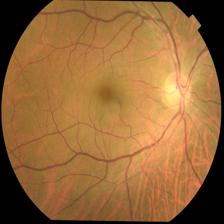
#> input picture EXP-10/dataset/test/normal/Healthy1.jpg, 224 x 224 px
$ python train_model.py   (older library calls are emulated)
#> lines starting #> are read from the running program, lines starting #| are printed output that depends on the picture
### EXP-10/backend/routes/ml/preprocessing.py

import cv2
import numpy as np
from pathlib import Path


def preprocess_image(
    image_path,
    target_size=(224, 224),
    return_stages=False
):
    """
    Preprocess a retinal fundus image.

    Default return:
        RGB float32 image with shape (height, width, 3)
        and pixel values in the [0, 1] range.

    If return_stages=True:
        Returns (normalized_image, stages).
    """

    image_path = Path(image_path)

    if not image_path.is_file():
        raise FileNotFoundError(
            f"Image file not found: {image_path}"
        )

    if (
        not isinstance(target_size, (tuple, list))
        or len(target_size) != 2
    ):
        raise ValueError(
            "target_size must be (width, height)."
        )

    width, height = map(int, target_size)

    if width <= 0 or height <= 0:
        raise ValueError(
            "Image width and height must be positive."
        )

    # Read image
    original_bgr = cv2.imread(
        str(image_path),
        cv2.IMREAD_COLOR
    )

    if original_bgr is None:
        raise ValueError(
            f"Unable to read image: {image_path}"
        )

    # Convert BGR to RGB
    original_rgb = cv2.cvtColor(
        original_bgr,
        cv2.COLOR_BGR2RGB
    )

    # Resize image
    resized_image = cv2.resize(
        original_rgb,
        (width, height),
        interpolation=cv2.INTER_AREA
    )

    # Gaussian blur
    blurred_image = cv2.GaussianBlur(
        resized_image,
        (5, 5),
        0
    )

    # Convert RGB to LAB
    lab_image = cv2.cvtColor(
        blurred_image,
        cv2.COLOR_RGB2LAB
    )

    l_channel, a_channel, b_channel = cv2.split(
        lab_image
    )

    # CLAHE enhancement
    clahe = cv2.createCLAHE(
        clipLimit=2.0,
        tileGridSize=(8, 8)
    )

    enhanced_l = clahe.apply(l_channel)

    enhanced_lab = cv2.merge(
        (enhanced_l, a_channel, b_channel)
    )

    enhanced_rgb = cv2.cvtColor(
        enhanced_lab,
        cv2.COLOR_LAB2RGB
    )

    # Correct format for feature_extraction.py:
    # RGB float32, normalized to [0, 1].
    normalized_image = np.ascontiguousarray(
        enhanced_rgb.astype(np.float32) / 255.0
    )

    if not return_stages:
        return normalized_image

    stages = {
        "original": original_rgb,
        "rgb_conversion": original_rgb,
        "resized": resized_image,
        "gaussian_blur": blurred_image,
        "clahe_enhancement": enhanced_rgb,
        "normalized": normalized_image,
    }

    return normalized_image, stages

### EXP-10/backend/ml/feature_extraction.py

import cv2
import numpy as np


def extract_features(img):
    # Input: normalized RGB image, shape (224, 224, 3)
    if img.shape != (224, 224, 3):
        raise ValueError(
            "Expected RGB image with shape (224, 224, 3)"
        )

    rgb = np.clip(img * 255, 0, 255).astype(np.uint8)

    # 1. Color histograms: 32 bins x 3 channels = 96 features
    color_features = []

    for channel in range(3):
        hist = cv2.calcHist(
            [img.astype(np.float32)],
            [channel],
            None,
            [32],
            [0, 1]
        ).flatten()

        hist = hist / (hist.sum() + 1e-8)
        color_features.extend(hist)

    # Convert to grayscale
    gray = cv2.cvtColor(rgb, cv2.COLOR_RGB2GRAY)

    # Sobel gradients
    gx = cv2.Sobel(
        gray, cv2.CV_32F, 1, 0, ksize=3
    )
    gy = cv2.Sobel(
        gray, cv2.CV_32F, 0, 1, ksize=3
    )

    magnitude = np.sqrt(gx ** 2 + gy ** 2)

    # 2. Gradient magnitude histogram: 14 features
    mag_hist, _ = np.histogram(
        magnitude,
        bins=14,
        range=(0, 1443)
    )
    mag_hist = mag_hist.astype(np.float32)
    mag_hist /= mag_hist.sum() + 1e-8

    # 3. Gradient orientation histogram: 16 features
    angle = (
        np.degrees(np.arctan2(gy, gx)) + 360
    ) % 360

    angle_hist, _ = np.histogram(
        angle,
        bins=16,
        range=(0, 360)
    )
    angle_hist = angle_hist.astype(np.float32)
    angle_hist /= angle_hist.sum() + 1e-8

    # 4. Edge energy statistics: 2 features
    edge_mean = float(np.mean(magnitude)) / 1443.0
    edge_std = float(np.std(magnitude)) / 1443.0

    features = np.concatenate([
        np.asarray(color_features, dtype=np.float32),
        mag_hist,
        angle_hist,
        np.array([edge_mean, edge_std], dtype=np.float32)
    ])

    assert features.shape == (128,)
    return features

### EXP-10/training/train_model.py

from pathlib import Path
import sys
import time

import joblib
import numpy as np
from sklearn.neural_network import MLPClassifier
from sklearn.metrics import accuracy_score, classification_report

# Project root
ROOT = Path(__file__).resolve().parents[1]
sys.path.insert(0, str(ROOT))

from backend.ml.preprocessing import preprocess_image
from backend.ml.feature_extraction import extract_features

DATASET_DIR = ROOT / "dataset"
MODEL_DIR = ROOT / "backend" / "models"
MODEL_PATH = MODEL_DIR / "glaucoma_model.pkl"

CLASSES = ["Normal", "Glaucoma"]
EXTENSIONS = {".jpg", ".jpeg", ".png", ".bmp", ".tif", ".tiff"}


def load_dataset(split):
    features = []
    labels = []

    for label, class_name in enumerate(CLASSES):
        folder = DATASET_DIR / split / class_name

        if not folder.exists():
            raise FileNotFoundError(
                f"Dataset folder missing: {folder}"
            )

        files = sorted(
            p for p in folder.iterdir()
            if p.is_file() and p.suffix.lower() in EXTENSIONS
        )

        print(f"{split}/{class_name}: {len(files)} images")

        for index, image_path in enumerate(files, start=1):
            try:
                img = preprocess_image(image_path)
                vector = extract_features(img)

                features.append(vector)
                labels.append(label)

            except Exception as exc:
                print(f"Skipping {image_path.name}: {exc}")

            if index % 200 == 0:
                print(f"  Processed {index}/{len(files)}")

    if not features:
        raise RuntimeError(f"No valid images loaded from {split}")

    X = np.asarray(features, dtype=np.float32)
    y = np.asarray(labels, dtype=np.int64)

    print(f"{split} feature matrix: {X.shape}")
    return X, y


def main():
    start = time.time()

    print("\nLoading training data...")
    X_train, y_train = load_dataset("train")
#> in preprocess_image, original_bgr is the input picture: shape (224, 224, 3); mean B, G, R 57.7, 104.5, 150.3
#> in preprocess_image, `lab_image = cv2.cvtColor( blurred_image, cv2.COLOR_RGB2LAB )`: lab_image: shape (224, 224, 3); mean of channels 0, 1, 2 121.1, 140.9, 160.3
#> in preprocess_image, `l_channel, a_channel, b_channel = cv2.split( lab_image )`:
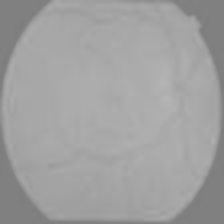
#> b_channel: shape (224, 224); min 124, max 181, mean 160.3
#> in preprocess_image, `enhanced_l = clahe.apply(l_channel)`:
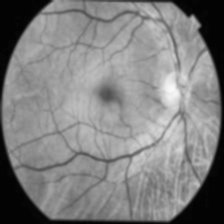
#> enhanced_l: shape (224, 224); min 1, max 251, mean 128.3
#> in preprocess_image, `enhanced_lab = cv2.merge( (enhanced_l, a_channel, b_channel) )`: enhanced_lab: shape (224, 224, 3); mean of channels 0, 1, 2 128.3, 140.9, 160.3
#> in preprocess_image, `enhanced_rgb = cv2.cvtColor( enhanced_lab, cv2.COLOR_LAB2RGB )`:
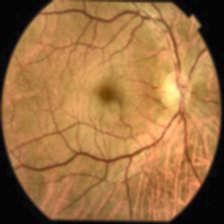
#> enhanced_rgb: shape (224, 224, 3); mean R, G, B 158.6, 112.1, 64.9
#> after the loop in extract_features, `for channel in range(3):`: color_features = 96 values, max 0.197 at index 73, min 0 at index 86, mean 0.0312
#> in extract_features, `gx = cv2.Sobel( gray, cv2.CV_32F, 1, 0, ksize=3 )`:
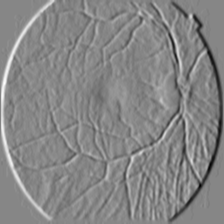
#> gx: shape (224, 224) float32; min -356, max 320, mean -0.2; drawn with min black and max white
#> in extract_features, `gy = cv2.Sobel( gray, cv2.CV_32F, 0, 1, ksize=3 )`:
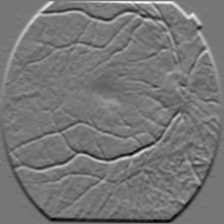
#> gy: shape (224, 224) float32; min -285, max 327, mean -1.3; drawn with min black and max white
#> in extract_features, `magnitude = np.sqrt(gx ** 2 + gy ** 2)`:
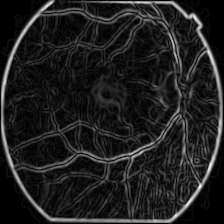
#> magnitude: shape (224, 224) float32; min 0, max 382.2, mean 47.6; drawn with min black and max white
#> in extract_features, `mag_hist, _ = np.histogram( magnitude, bins=14, range=(0, 1443) )`: mag_hist = [44681, 3843, 1570, 82, 0, 0, 0, 0, 0, 0, 0, 0, 0, 0]
#> in extract_features, `mag_hist /= mag_hist.sum() + 1e-8`: mag_hist = [0.89, 0.0766, 0.0313, 0.00163, 0, 0, 0, 0, 0, 0, 0, 0, 0, 0]
#> in extract_features, `angle = ( np.degrees(np.arctan2(gy, gx)) + 360 ) % 360`:
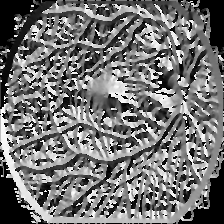
#> angle: shape (224, 224) float32; min 0, max 359.7, mean 163.3; drawn with min black and max white
#> in extract_features, `angle_hist, _ = np.histogram( angle, bins=16, range=(0, 360) )`: angle_hist = [8018, 2870, 2947, 2299, 2653, 1951, 2905, 3023, 3731, 2846, 3074, 2369, 2757, 2098, 3359, 3276]
#> in extract_features, `angle_hist /= angle_hist.sum() + 1e-8`: angle_hist = [0.16, 0.0572, 0.0587, 0.0458, 0.0529, 0.0389, 0.0579, 0.0602, 0.0744, 0.0567, 0.0613, 0.0472, 0.0549, 0.0418, 0.0669, 0.0653]
#> in extract_features, `edge_mean = float(np.mean(magnitude)) / 1443.0`: edge_mean = 0.033
#> in extract_features, `edge_std = float(np.std(magnitude)) / 1443.0`: edge_std = 0.0376
#> in extract_features, `features = np.concatenate([ np.asarray(color_features, dtype=np.float3..`: features = 128 values, max 0.89 at index 96, min 0 at index 86, mean 0.0396
#> in load_dataset, `vector = extract_features(img)`: vector has the same summary as features in extract_features
#> pass 2 of the loop in load_dataset, `for label, class_name in enumerate(CLASSES):`:
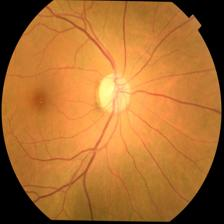
#> input picture EXP-10/dataset/test/glaucoma/Glaucoma1046.jpg, 224 x 224 px
#> in preprocess_image, original_bgr is the input picture: shape (224, 224, 3); mean B, G, R 48.6, 109.6, 171.2
#> lab_image: shape (224, 224, 3); mean of channels 0, 1, 2 130.4, 146.5, 169.6
#> enhanced_lab: shape (224, 224, 3); mean of channels 0, 1, 2 133.3, 146.5, 169.6
#> after the loop in extract_features (call 2), `for channel in range(3):`: color_features = 96 values, max 0.175 at index 70, min 0 at index 85, mean 0.0312
#> in extract_features (call 2), `magnitude = np.sqrt(gx ** 2 + gy ** 2)`:
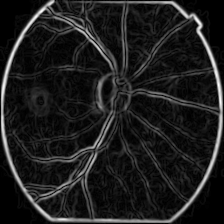
#> magnitude: shape (224, 224) float32; min 0, max 364.9, mean 43.3; drawn with min black and max white
#> in extract_features (call 2), `mag_hist, _ = np.histogram( magnitude, bins=14, range=(0, 1443) )`: mag_hist = [44942, 3462, 1527, 245, 0, 0, 0, 0, 0, 0, 0, 0, 0, 0]
#> in extract_features (call 2), `mag_hist /= mag_hist.sum() + 1e-8`: mag_hist = [0.896, 0.069, 0.0304, 0.00488, 0, 0, 0, 0, 0, 0, 0, 0, 0, 0]
#> in extract_features (call 2), `angle = ( np.degrees(np.arctan2(gy, gx)) + 360 ) % 360`:
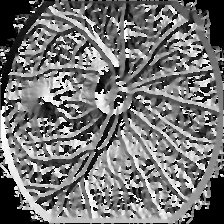
#> angle: shape (224, 224) float32; min 0, max 359.6, mean 166; drawn with min black and max white
#> in extract_features (call 2), `angle_hist, _ = np.histogram( angle, bins=16, range=(0, 360) )`: angle_hist = [7482, 2623, 2923, 2225, 2771, 2184, 3272, 2899, 3537, 2750, 3087, 2380, 3319, 2322, 3426, 2976]
#> in extract_features (call 2), `angle_hist /= angle_hist.sum() + 1e-8`: angle_hist = [0.149, 0.0523, 0.0583, 0.0443, 0.0552, 0.0435, 0.0652, 0.0578, 0.0705, 0.0548, 0.0615, 0.0474, 0.0661, 0.0463, 0.0683, 0.0593]
#> edge_mean = 0.03
#> edge_std = 0.0393
#> features = 128 values, max 0.896 at index 96, min 0 at index 85, mean 0.0396
#> vector has the same summary as features in extract_features
#| train feature matrix: (2, 128)
#> y_train = [0, 1]

    print("\nLoading validation data...")
    X_val, y_val = load_dataset("val")
#> pass 2 of the loop in load_dataset, `for label, class_name in enumerate(CLASSES):`:
#| val feature matrix: (2, 128)
#> y_val = [0, 1]

    print("\nTraining MLP model...")

    model = MLPClassifier(
        hidden_layer_sizes=(64, 32),
        activation="relu",
        solver="adam",
        alpha=0.001,
        max_iter=100,
        early_stopping=True,
        validation_fraction=0.1,
        n_iter_no_change=10,
        random_state=42
    )

#> (the run stopped early here; a loop or call above may not have finished)
